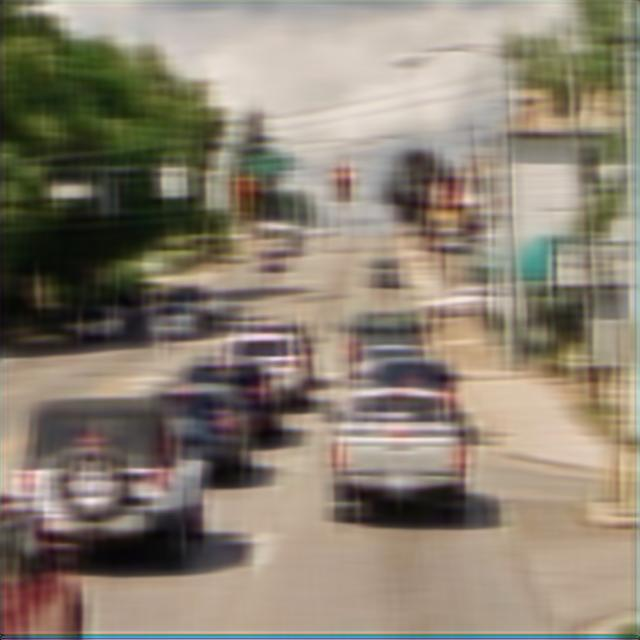
#> input picture road-traffic-3/train/images/0003.jpg, 640 x 640 px; its folder holds 4 pictures in this run
$ jupyter execute --allow-errors filters.ipynb
#> lines starting #> are read from the running program, lines starting #| are printed output that depends on the picture
[cell 1]
import numpy as np
import matplotlib.pyplot as plt
import cv2
import os
from glob import glob
import random

[cell 2]
folder = 'original'
destination = 'edited'
figsize=(6,6)

[cell 3]
image_files = glob(f"{folder}/*.jpeg")

#> (a cell that did not finish here is left out)

[cell 5]
def display(image):
    fig,ax = plt.subplots(figsize=figsize)
    ax.imshow(image)
    ax.axis("off")
    plt.show()

#> (a cell that did not finish here is left out)

[cell 7]
def show_filtered(image,kernel):
    kernel = np.array(kernel)
    image_filtered = cv2.filter2D(image,-1,kernel)

    display(image_filtered)

#> (a cell that did not finish here is left out)

#> (a cell that did not finish here is left out)

[cell 10]
blur_kernel = np.ones((3,3))/9
#> (the rest of this cell did not finish here and is left out)

[cell 11]
blur_kernel = [[1,2,1],
               [2,4,2],
               [1,2,1]]
blur_kernel = np.array(blur_kernel)/16
#> (the rest of this cell did not finish here and is left out)

[cell 12]
kernel_size = 30

# Create the vertical kernel.
kernel_v = np.zeros((kernel_size, kernel_size))

# Create a copy of the same for creating the horizontal kernel.
kernel_h = np.copy(kernel_v)

# Fill the middle row with ones.
kernel_v[:, int((kernel_size - 1)/2)] = np.ones(kernel_size)
kernel_h[int((kernel_size - 1)/2), :] = np.ones(kernel_size)

# Normalize.
kernel_v /= kernel_size
kernel_h /= kernel_size

#> (the rest of this cell did not finish here and is left out)

[cell 13]
kernel_size = 30

# Create a copy of the same for creating the horizontal kernel.
kernel_both = np.zeros((kernel_size, kernel_size))

# Fill the middle row with ones.
halfs = np.array([1/2]*kernel_size)
kernel_both[int((kernel_size - 1)/2),:] = np.ones(kernel_size)
kernel_both[:, int((kernel_size - 1)/2)] = halfs

kernel_both /= (kernel_size*1.5)

#> (the rest of this cell did not finish here and is left out)

#> (a cell that did not finish here is left out)

#> (a cell that did not finish here is left out)

[cell 16]
def add_motion_blur(image,kernel_size=30):
    # kernel_size = 30
    kernel_both = np.zeros((kernel_size, kernel_size))
    halfs = np.array([1/2]*kernel_size)
    kernel_both[int((kernel_size - 1)/2),:] = np.ones(kernel_size)
    kernel_both[:, int((kernel_size - 1)/2)] = halfs
    kernel_both /= (kernel_size*1.5)
    image_filtered = cv2.filter2D(image,-1,kernel_both)
    return image_filtered

[cell 17]
def add_noise(image):
    img_size = image.size
    noise_percentage = 0.1
    noise_size = int(noise_percentage*img_size)
    random_indices = np.random.choice(img_size, noise_size)
    img_noised = image.copy()
    noise = np.random.choice([image.min(), image.max()], noise_size)
    img_noised.flat[random_indices] = noise
    return img_noised

[cell 18]
funcs = [add_noise,add_motion_blur]

def add_random_artefact(image):
    return funcs[np.random.randint(len(funcs))](image)

def add_all_artefacts(image):
    artefact_image = image.copy()
    for func in funcs:
        artefact_image = func(artefact_image)
    return artefact_image

def add_or_not_artefacts(image):
    s = np.random.random()
    if s<=0.25:
        return image
    elif s>0.75:
        return add_all_artefacts(image)
    else:
        return add_random_artefact(image)

[cell 19]
def add_artefacts_to_directory(extension,source,destination):
#> called with extension = 'jpg', source = 'images', destination = 'images2'
    image_files = glob(f"{source}/*.{extension}")
    total = len(image_files)
    done = 0
    for image_file in image_files:
        image = cv2.imread(image_file)
#> image is the input picture: shape (640, 640, 3); mean B, G, R 113.2, 128.3, 138.4
        artefact_image = add_or_not_artefacts(image)
#> in add_motion_blur, `image_filtered = cv2.filter2D(image,-1,kernel_both)`:
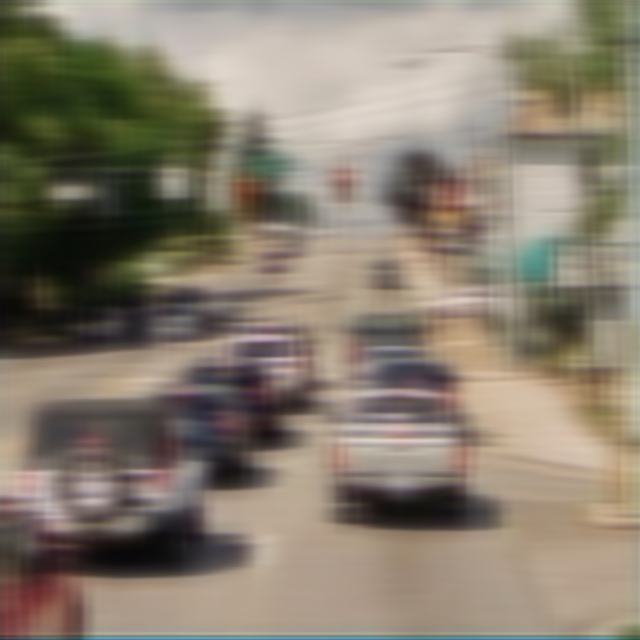
#> image_filtered: shape (640, 640, 3); mean B, G, R 110.6, 125.4, 135.2
        image_file_base = os.path.basename(image_file)
        done += cv2.imwrite(os.path.join(destination,image_file_base),artefact_image)
#> pass 2 of the loop in add_artefacts_to_directory, `for image_file in image_files:`:
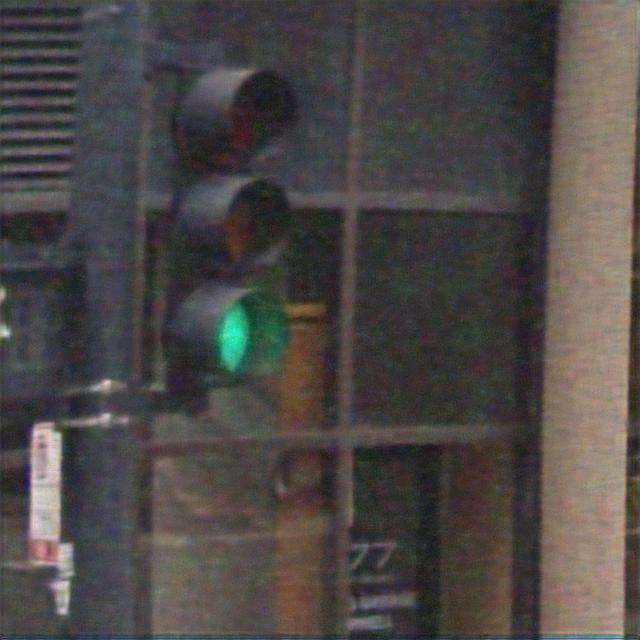
#> input picture road-traffic-3/train/images/0037.jpg, 640 x 640 px
#> in add_artefacts_to_directory, image is the input picture: shape (640, 640, 3); mean B, G, R 70.3, 72.1, 76.7
#> the loop in add_all_artefacts, `for func in funcs:` made 2 passes
#> pass 1, in add_all_artefacts, `artefact_image = func(artefact_image)`:
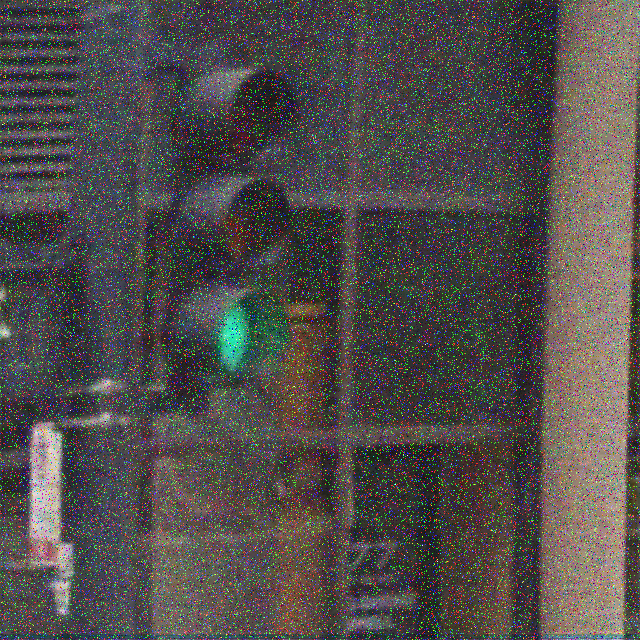
#> artefact_image: shape (640, 640, 3); mean B, G, R 75.6, 77.4, 81.6
#> pass 2, in add_motion_blur (call 2), `image_filtered = cv2.filter2D(image,-1,kernel_both)`:
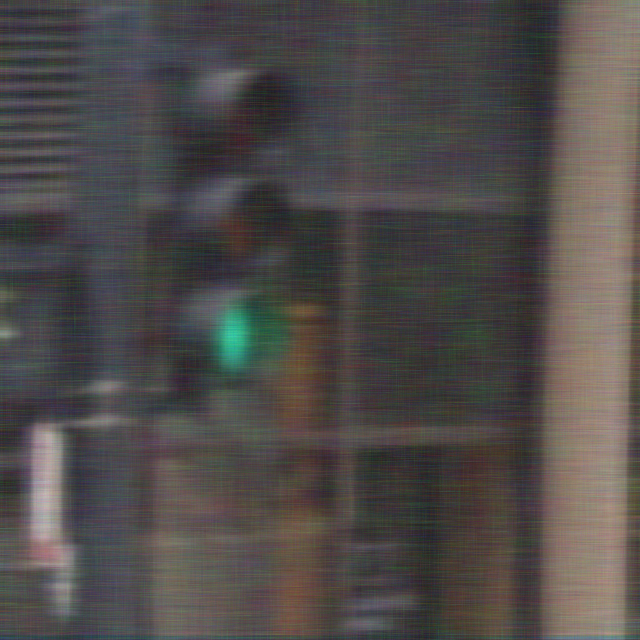
#> image_filtered: shape (640, 640, 3); mean B, G, R 73.9, 75.6, 79.7
    print(f"Total images found: {total}, Added artefacts to {done} images.")
